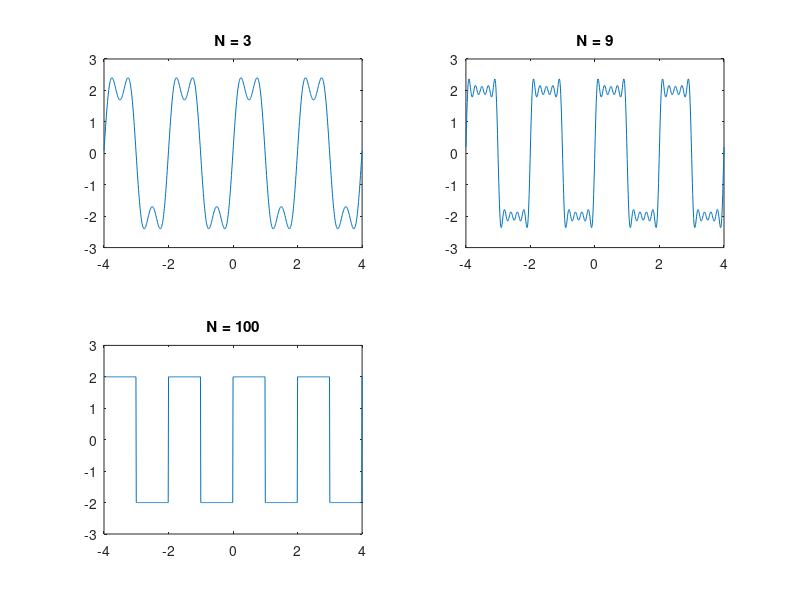

Here is the MATLAB script that generated this plot:
N = 3
function void = getFourier(N)
  Ts = 0.01
  T = 2

  t = 0:Ts:T-Ts

  f(t < T/2) = 2
  f(t >= T/2) = -2

  a = zeros(1, N+1)
  b = zeros(1, N+1)

  for n = 0:N
      a(n+1) = (2 * Ts / T) * sum(f .* cos(2 * pi * n * t / T))
      b(n+1) = (2 * Ts / T) * sum(f .* sin(2 * pi * n * t / T))
  end


  t = -2*T:Ts:2*T
  fs = (a(1)/2) * ones(size(t))

  for n = 1:N
      fs = fs + (a(n + 1) * cos(2*pi*n*t/T)) + (b(n + 1) * sin(2*pi*n*t/T)) 
  end

  plot(t,fs)

end  

subplot(2,2,1)
getFourier(3)
title("N = 3")

subplot(2,2,2)
getFourier(9)
title("N = 9")

subplot(2,2,3)
getFourier(100)
title("N = 100")
